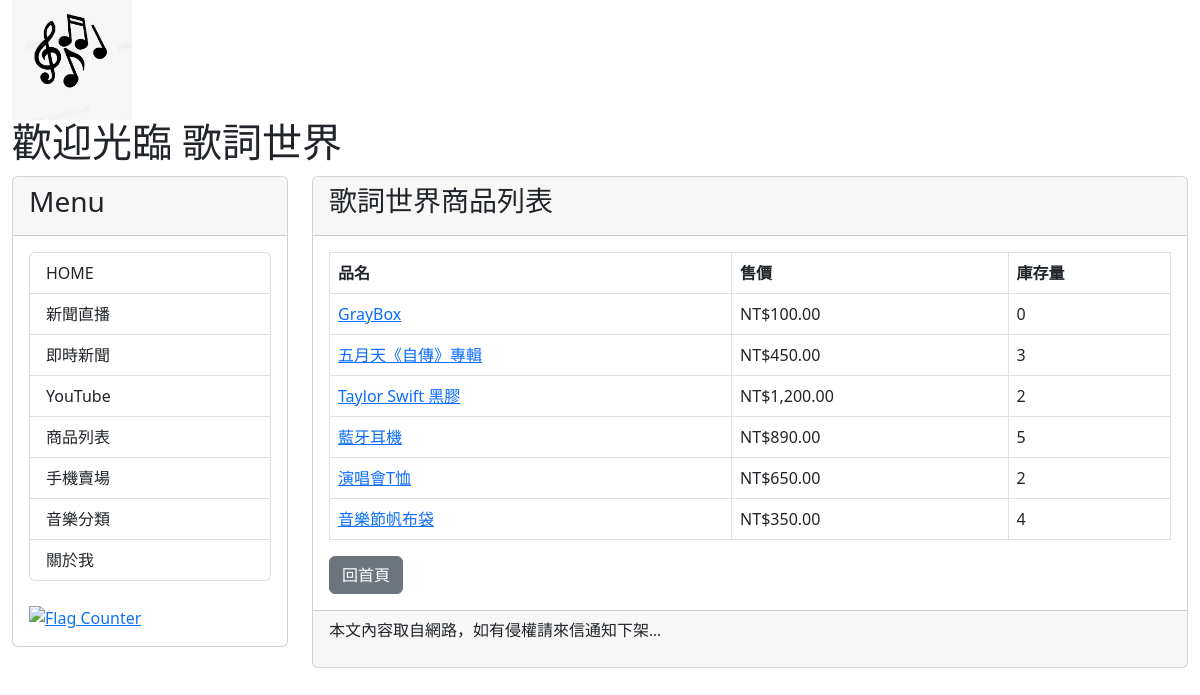
Page /list/ on the committed database.
### mysite/models.py (models this page shows, shortened)
class Product(models.Model):
    SIZES = (
        ('S', 'Small'),
        ('M', 'Medium'),
        ('L', 'Large'),
    )
    sku = models.CharField(max_length=5)
    name = models.CharField(max_length=20)
    price = models.PositiveIntegerField()
    size = models.CharField(max_length=1, choices=SIZES)
    qty = models.IntegerField(default=0)

### mysite/views.py (the view)
# urls.py: path('list/', listing),
def listing(request):
    products = Product.objects.all()
    return render(request, 'list.html', locals())

### templates/list.html (shortened to what this page needs)
{% extends 'base.html' %}
{% load humanize %}
{% block headmessage %}
<h3 style="font-family:微軟正黑體;">
    歌詞世界商品列表
</h3>
{% endblock %}
{% block content %}
<table class="table table-bordered">
    <tr>
        <th>品名</th>
        <th>售價</th>
        <th>庫存量</th>
    </tr>
    {% for p in products %}
    <tr>
        <td>
            <a href="/list/{{ p.sku }}/">
                {{ p.name }}
            </a>
        </td>
        <td>
            NT${{ p.price | floatformat:2 | intcomma }}
        </td>
        <td>
            {{ p.qty }}
        </td>
    </tr>
    {% endfor %}
</table>
<a href="/" class="btn btn-secondary">
    回首頁
</a>
{% endblock %}

### rows in the picture
Product: name "GrayBox", price "100.00", qty "0"
Product: name "五月天《自傳》專輯", price "450.00", qty "3"
Product: name "Taylor Swift 黑膠", price "1,200.00", qty "2"
Product: name "藍牙耳機", price "890.00", qty "5"
Product: name "演唱會T恤", price "650.00", qty "2"
Product: name "音樂節帆布袋", price "350.00", qty "4"
